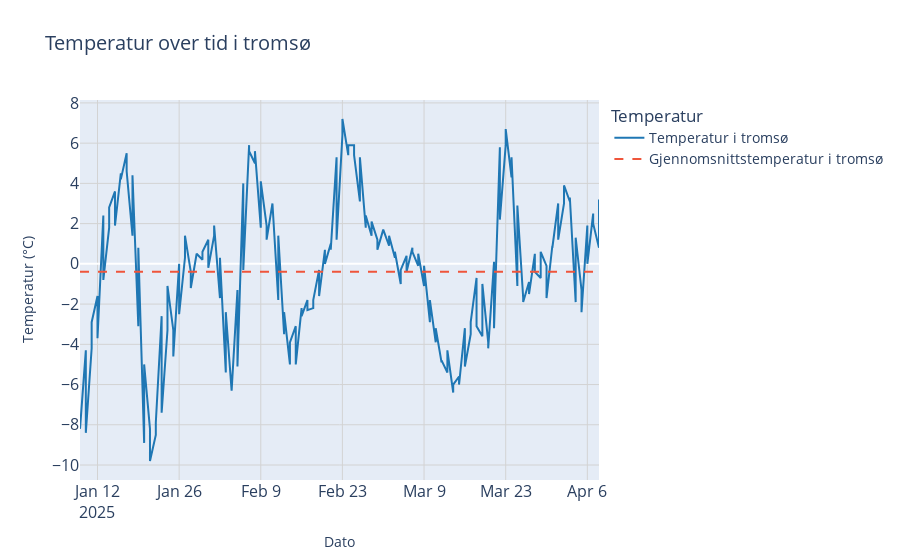
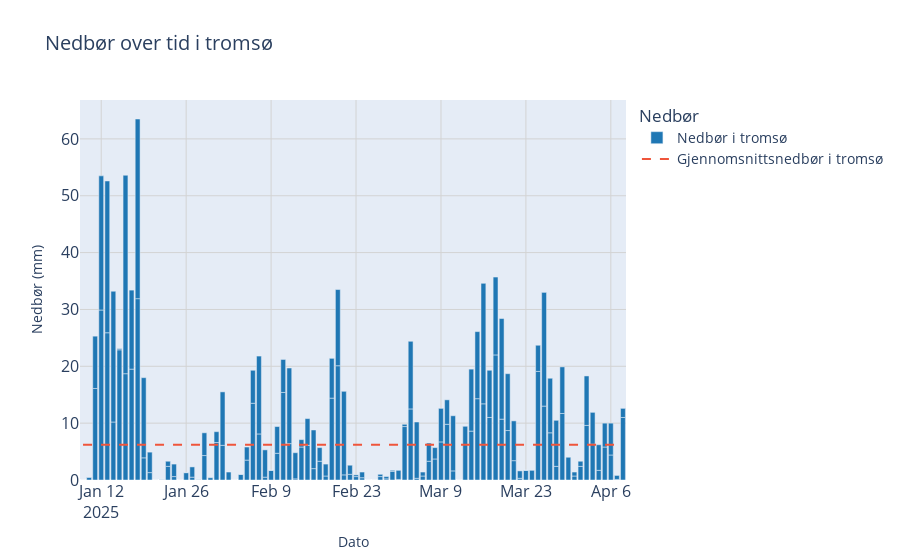
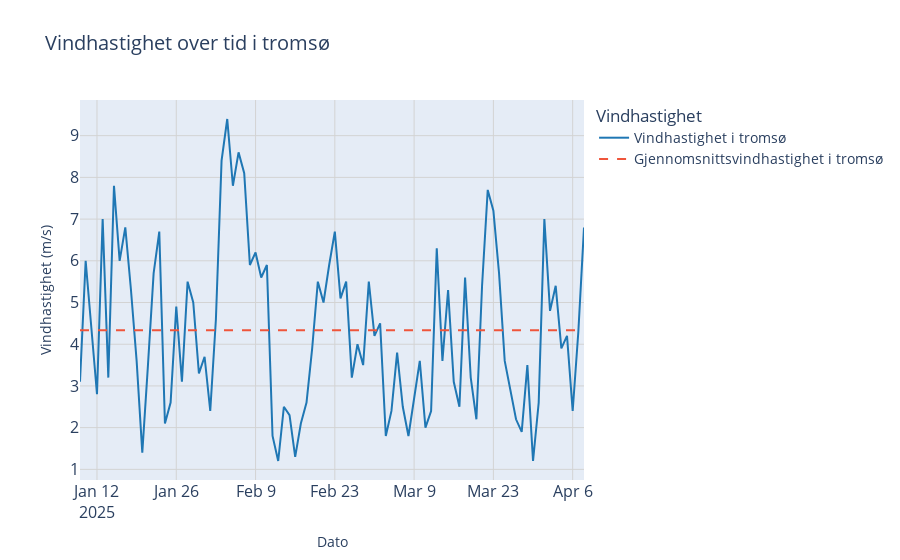
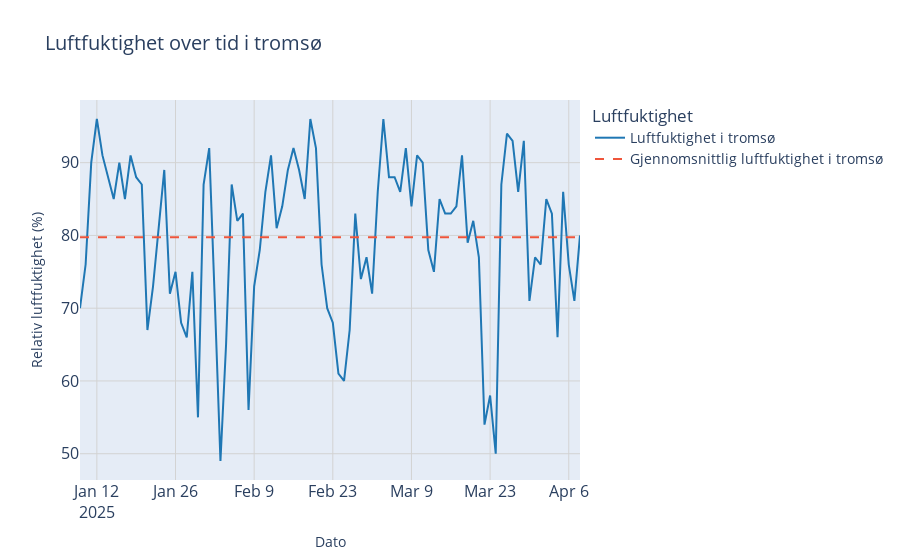

Notebook cell for these charts, in order:
### Code cell
import pandas as pd
import plotly.graph_objects as go
import sqlite3

# Bruker den eksisterende variabelen location_input som bynavn
city_name = location_input

# Konverterer referansetiden til datetime
df['referenceTime'] = pd.to_datetime(df['referenceTime'])

# Oppretter en SQLite-database i minnet
conn = sqlite3.connect(":memory:")

# Leser CSV-filen og lagrer den i SQLite-databasen
csv_filename = "../data/weather_data.csv"
df_csv = pd.read_csv(csv_filename)
df_csv.to_sql("weather_data", conn, index=False, if_exists="replace")

# SQL-spørring for å hente data
query = """
SELECT * 
FROM weather_data
WHERE elementId = 'mean(air_temperature P1D)'
"""
temperature_data = pd.read_sql_query(query, conn)

# Konverterer referansetiden til datetime
temperature_data['referenceTime'] = pd.to_datetime(temperature_data['referenceTime'])

# Gjør det samme for andre elementer (nedbør og vindhastighet)
query_precip = """
SELECT * 
FROM weather_data
WHERE elementId = 'sum(precipitation_amount P1D)'
"""
precipitation_data = pd.read_sql_query(query_precip, conn)

query_wind = """
SELECT * 
FROM weather_data
WHERE elementId = 'mean(wind_speed P1D)'
"""
wind_speed_data = pd.read_sql_query(query_wind, conn)

# Lukk tilkoblingen til databasen
conn.close()


# Leser data fra weather_data.csv
csv_filename = "../data/weather_data.csv"
df_csv = pd.read_csv(csv_filename)


# Filtrerer data for temperatur
temperature_data = df_csv[df_csv['elementId'] == 'mean(air_temperature P1D)']
temperature_data.loc[:, 'referenceTime'] = pd.to_datetime(temperature_data['referenceTime'])
# Beregninger for temperatur
median_temp = temperature_data['value'].median()
std_temp = temperature_data['value'].std()


# Temperaturfigur med bakgrunnsgrid
fig_temp = go.Figure()

# Temperaturdata uten punkter
fig_temp.add_trace(go.Scatter(
    x=temperature_data['referenceTime'],
    y=temperature_data['value'],
    mode='lines',  # Endret til kun linjer
    name=f'Temperatur i {city_name}',
    line=dict(color='#1f77b4')
))

# Gjennomsnittstemperatur
mean_temp = temperature_data['value'].mean()
fig_temp.add_trace(go.Scatter(
    x=temperature_data['referenceTime'],
    y=[mean_temp] * len(temperature_data['referenceTime']),
    mode='lines',
    line=dict(dash='dash', color='rgba(31, 119, 180)'),
    name=f'Gjennomsnittstemperatur i {city_name}'
))

# Tilpasser layout med bakgrunnsgrid
fig_temp.update_layout(
    title=dict(
        text=f'Temperatur over tid i {city_name}',
        font=dict(size=20)
    ),
    xaxis=dict(
        title='Dato',
        showgrid=True,
        gridcolor='lightgrey',
        tickfont=dict(size=16)
    ),
    yaxis=dict(
        title='Temperatur (°C)',
        showgrid=True,
        gridcolor='lightgrey',
        tickfont=dict(size=16)
    ),
    legend=dict(
        title='Temperatur',
        font=dict(size=14)
    ),
    hovermode='x unified'
)

# Viser temperaturfigur
fig_temp.show()

# Utskrift av resultatene for temperatur
print("Temperatur:")
print(f"Median: {median_temp:.2f}, Standardavvik: {std_temp:.2f}")



# Filtrerer data for nedbør
precipitation_data = df_csv[df_csv['elementId'] == 'sum(precipitation_amount P1D)']
precipitation_data.loc[:, 'referenceTime'] = pd.to_datetime(precipitation_data['referenceTime'])
# Beregninger for nedbør
median_precip = precipitation_data['value'].median()
std_precip = precipitation_data['value'].std()

# Nedbørsfigur
fig_precip = go.Figure()

# Nedbørsdata
fig_precip.add_trace(go.Bar(
    x=precipitation_data['referenceTime'],
    y=precipitation_data['value'],
    name=f'Nedbør i {city_name}',
    marker=dict(color='#1f77b4')))

# Gjennomsnittsnedbør som strek
mean_precip = precipitation_data['value'].mean()
fig_precip.add_trace(go.Scatter(
    x=precipitation_data['referenceTime'],
    y=[mean_precip] * len(precipitation_data['referenceTime']),
    mode='lines',
    line=dict(dash='dash', color='rgba(31, 119, 180)'),
    name=f'Gjennomsnittsnedbør i {city_name}'
))

# Nedbørsfigur
fig_precip.update_layout(
    title=dict(
        text=f'Nedbør over tid i {city_name}',
        font=dict(size=20)
    ),
    xaxis=dict(
        title='Dato',
        showgrid=True,
        gridcolor='lightgrey',
        tickfont=dict(size=16)
    ),
    yaxis=dict(
        title='Nedbør (mm)',
        showgrid=True,
        gridcolor='lightgrey',
        tickfont=dict(size=16)
    ),
    legend=dict(
        title='Nedbør',
        font=dict(size=14)
    ),
    hovermode='x unified'
)

# Viser nedbørsfigur
fig_precip.show()

# Utskrift av resultatene for nedbør
print("\nNedbør:")
print(f"Median: {median_precip:.2f}, Standardavvik: {std_precip:.2f}")


# Filtrerer data for vindhastighet
wind_speed_data = df_csv[df_csv['elementId'] == 'mean(wind_speed P1D)']
wind_speed_data.loc[:, 'referenceTime'] = pd.to_datetime(wind_speed_data['referenceTime'])
# Beregninger for vindhastighet
median_wind = wind_speed_data['value'].median()
std_wind = wind_speed_data['value'].std()


# Vindhastighetsfigur
fig_wind = go.Figure()

# Vindhastighetsdata
fig_wind.add_trace(go.Scatter(
    x=wind_speed_data['referenceTime'],
    y=wind_speed_data['value'],
    mode='lines',
    name=f'Vindhastighet i {city_name}',
    line=dict(color='#1f77b4')
))

# Gjennomsnittsvindhastighet
mean_wind = wind_speed_data['value'].mean()
fig_wind.add_trace(go.Scatter(
    x=wind_speed_data['referenceTime'],
    y=[mean_wind] * len(wind_speed_data['referenceTime']),
    mode='lines',
    line=dict(dash='dash', color='rgba(31, 119, 180)'),
    name=f'Gjennomsnittsvindhastighet i {city_name}'
))

# Vindhastighetsfigur
fig_wind.update_layout(
    title=dict(
        text=f'Vindhastighet over tid i {city_name}',
        font=dict(size=20)
    ),
    xaxis=dict(
        title='Dato',
        showgrid=True,
        gridcolor='lightgrey',
        tickfont=dict(size=16)
    ),
    yaxis=dict(
        title='Vindhastighet (m/s)',
        showgrid=True,
        gridcolor='lightgrey',
        tickfont=dict(size=16)
    ),
    legend=dict(
        title='Vindhastighet',
        font=dict(size=14)
    ),
    hovermode='x unified'
)

# Viser vindhastighetsfigur
fig_wind.show()

# Filtrerer data for vindhastighet
wind_speed_data = df_csv[df_csv['elementId'] == 'mean(wind_speed P1D)']
wind_speed_data.loc[:, 'referenceTime'] = pd.to_datetime(wind_speed_data['referenceTime'])
# Beregninger for vindhastighet
median_wind = wind_speed_data['value'].median()
std_wind = wind_speed_data['value'].std()

# Utskrift av resultatene for vindhastighet
print("\nVindhastighet:")
print(f"Median: {median_wind:.2f}, Standardavvik: {std_wind:.2f}")



# Filtrerer data for relativ luftfuktighet
humidity_data = df_csv[df_csv['elementId'] == 'mean(relative_humidity P1D)']
humidity_data.loc[:, 'referenceTime'] = pd.to_datetime(humidity_data['referenceTime'])

# Linjeplott for relativ luftfuktighet
fig_humidity = go.Figure()

fig_humidity.add_trace(go.Scatter(
    x=humidity_data['referenceTime'],
    y=humidity_data['value'],
    mode='lines',
    name=f'Luftfuktighet i {city_name}',
    line=dict(color='#1f77b4')
))

# Gjennomsnittlig luftfuktighet
mean_humidity = humidity_data['value'].mean()
fig_humidity.add_trace(go.Scatter(
    x=humidity_data['referenceTime'],
    y=[mean_humidity] * len(humidity_data['referenceTime']),
    mode='lines',
    line=dict(dash='dash', color='rgba(31, 119, 180)'),
    name=f'Gjennomsnittlig luftfuktighet i {city_name}'
))


# Luftfuktighetsfigur
fig_humidity.update_layout(
    title=dict(
        text=f'Luftfuktighet over tid i {city_name}',
        font=dict(size=20)
    ),
    xaxis=dict(
        title='Dato',
        showgrid=True,
        gridcolor='lightgrey',
        tickfont=dict(size=16)
    ),
    yaxis=dict(
        title='Relativ luftfuktighet (%)',
        showgrid=True,
        gridcolor='lightgrey',
        tickfont=dict(size=16)
    ),
    legend=dict(
        title='Luftfuktighet',
        font=dict(size=14)
    ),
    hovermode='x unified'
)

# Viser luftfuktighetsfigur
fig_humidity.show()

# Utskrift av resultatene for luftfuktighet
print("\nRelativ luftfuktighet:")
print(f"Median: {humidity_data['value'].median():.2f}, Standardavvik: {humidity_data['value'].std():.2f}")

### Figure 1 — Plotly figure (JSON) as saved in the notebook; plotly's stock layout.template omitted (floating-point values rounded to 4 significant figures; data arrays with more than 128 entries replaced by an {"elided": "..."} marker saying what was removed)
{"data": [{"line": {"color": "#1f77b4"}, "mode": "lines", "name": "Temperatur i tromsø", "type": "scatter", "x": {"elided": "180 str values"}, "y": {"elided": "180 float values"}}, {"line": {"color": "rgba(31, 119, 180)", "dash": "dash"}, "mode": "lines", "name": "Gjennomsnittstemperatur i tromsø", "type": "scatter", "x": {"elided": "180 str values"}, "y": {"elided": "180 float values"}}], "layout": {"hovermode": "x unified", "legend": {"font": {"size": 14}, "title": {"text": "Temperatur"}}, "title": {"font": {"size": 20}, "text": "Temperatur over tid i tromsø"}, "xaxis": {"gridcolor": "lightgrey", "showgrid": true, "tickfont": {"size": 16}, "title": {"text": "Dato"}}, "yaxis": {"gridcolor": "lightgrey", "showgrid": true, "tickfont": {"size": 16}, "title": {"text": "Temperatur (°C)"}}}}

### Figure 2 — Plotly figure (JSON) as saved in the notebook; plotly's stock layout.template omitted (floating-point values rounded to 4 significant figures; data arrays with more than 128 entries replaced by an {"elided": "..."} marker saying what was removed)
{"data": [{"marker": {"color": "#1f77b4"}, "name": "Nedbør i tromsø", "type": "bar", "x": {"elided": "180 str values"}, "y": {"elided": "180 float values"}}, {"line": {"color": "rgba(31, 119, 180)", "dash": "dash"}, "mode": "lines", "name": "Gjennomsnittsnedbør i tromsø", "type": "scatter", "x": {"elided": "180 str values"}, "y": {"elided": "180 float values"}}], "layout": {"hovermode": "x unified", "legend": {"font": {"size": 14}, "title": {"text": "Nedbør"}}, "title": {"font": {"size": 20}, "text": "Nedbør over tid i tromsø"}, "xaxis": {"gridcolor": "lightgrey", "showgrid": true, "tickfont": {"size": 16}, "title": {"text": "Dato"}}, "yaxis": {"gridcolor": "lightgrey", "showgrid": true, "tickfont": {"size": 16}, "title": {"text": "Nedbør (mm)"}}}}

### Figure 3 — Plotly figure (JSON) as saved in the notebook; plotly's stock layout.template omitted (floating-point values rounded to 4 significant figures)
{"data": [{"line": {"color": "#1f77b4"}, "mode": "lines", "name": "Vindhastighet i tromsø", "type": "scatter", "x": ["2025-01-09T00:00:00+00:00", "2025-01-10T00:00:00+00:00", "2025-01-11T00:00:00+00:00", "2025-01-12T00:00:00+00:00", "2025-01-13T00:00:00+00:00", "2025-01-14T00:00:00+00:00", "2025-01-15T00:00:00+00:00", "2025-01-16T00:00:00+00:00", "2025-01-17T00:00:00+00:00", "2025-01-18T00:00:00+00:00", "2025-01-19T00:00:00+00:00", "2025-01-20T00:00:00+00:00", "2025-01-21T00:00:00+00:00", "2025-01-22T00:00:00+00:00", "2025-01-23T00:00:00+00:00", "2025-01-24T00:00:00+00:00", "2025-01-25T00:00:00+00:00", "2025-01-26T00:00:00+00:00", "2025-01-27T00:00:00+00:00", "2025-01-28T00:00:00+00:00", "2025-01-29T00:00:00+00:00", "2025-01-30T00:00:00+00:00", "2025-01-31T00:00:00+00:00", "2025-02-01T00:00:00+00:00", "2025-02-02T00:00:00+00:00", "2025-02-03T00:00:00+00:00", "2025-02-04T00:00:00+00:00", "2025-02-05T00:00:00+00:00", "2025-02-06T00:00:00+00:00", "2025-02-07T00:00:00+00:00", "2025-02-08T00:00:00+00:00", "2025-02-09T00:00:00+00:00", "2025-02-10T00:00:00+00:00", "2025-02-11T00:00:00+00:00", "2025-02-12T00:00:00+00:00", "2025-02-13T00:00:00+00:00", "2025-02-14T00:00:00+00:00", "2025-02-15T00:00:00+00:00", "2025-02-16T00:00:00+00:00", "2025-02-17T00:00:00+00:00", "2025-02-18T00:00:00+00:00", "2025-02-19T00:00:00+00:00", "2025-02-20T00:00:00+00:00", "2025-02-21T00:00:00+00:00", "2025-02-22T00:00:00+00:00", "2025-02-23T00:00:00+00:00", "2025-02-24T00:00:00+00:00", "2025-02-25T00:00:00+00:00", "2025-02-26T00:00:00+00:00", "2025-02-27T00:00:00+00:00", "2025-02-28T00:00:00+00:00", "2025-03-01T00:00:00+00:00", "2025-03-02T00:00:00+00:00", "2025-03-03T00:00:00+00:00", "2025-03-04T00:00:00+00:00", "2025-03-05T00:00:00+00:00", "2025-03-06T00:00:00+00:00", "2025-03-07T00:00:00+00:00", "2025-03-08T00:00:00+00:00", "2025-03-09T00:00:00+00:00", "2025-03-10T00:00:00+00:00", "2025-03-11T00:00:00+00:00", "2025-03-12T00:00:00+00:00", "2025-03-13T00:00:00+00:00", "2025-03-14T00:00:00+00:00", "2025-03-15T00:00:00+00:00", "2025-03-16T00:00:00+00:00", "2025-03-17T00:00:00+00:00", "2025-03-18T00:00:00+00:00", "2025-03-19T00:00:00+00:00", "2025-03-20T00:00:00+00:00", "2025-03-21T00:00:00+00:00", "2025-03-22T00:00:00+00:00", "2025-03-23T00:00:00+00:00", "2025-03-24T00:00:00+00:00", "2025-03-25T00:00:00+00:00", "2025-03-26T00:00:00+00:00", "2025-03-27T00:00:00+00:00", "2025-03-28T00:00:00+00:00", "2025-03-29T00:00:00+00:00", "2025-03-30T00:00:00+00:00", "2025-03-31T00:00:00+00:00", "2025-04-01T00:00:00+00:00", "2025-04-02T00:00:00+00:00", "2025-04-03T00:00:00+00:00", "2025-04-04T00:00:00+00:00", "2025-04-05T00:00:00+00:00", "2025-04-06T00:00:00+00:00", "2025-04-07T00:00:00+00:00", "2025-04-08T00:00:00+00:00"], "y": [3.1, 6.0, 4.4, 2.8, 7.0, 3.2, 7.8, 6.0, 6.8, 5.3, 3.6, 1.4, 3.5, 5.7, 6.7, 2.1, 2.6, 4.9, 3.1, 5.5, 5.0, 3.3, 3.7, 2.4, 4.6, 8.4, 9.4, 7.8, 8.6, 8.1, 5.9, 6.2, 5.6, 5.9, 1.8, 1.2, 2.5, 2.3, 1.3, 2.1, 2.6, 3.9, 5.5, 5.0, 5.9, 6.7, 5.1, 5.5, 3.2, 4.0, 3.5, 5.5, 4.2, 4.5, 1.8, 2.4, 3.8, 2.5, 1.8, 2.7, 3.6, 2.0, 2.4, 6.3, 3.6, 5.3, 3.1, 2.5, 5.6, 3.2, 2.2, 5.4, 7.7, 7.2, 5.7, 3.6, 2.9, 2.2, 1.9, 3.5, 1.2, 2.6, 7.0, 4.8, 5.4, 3.9, 4.2, 2.4, 4.3, 6.8]}, {"line": {"color": "rgba(31, 119, 180)", "dash": "dash"}, "mode": "lines", "name": "Gjennomsnittsvindhastighet i tromsø", "type": "scatter", "x": ["2025-01-09T00:00:00+00:00", "2025-01-10T00:00:00+00:00", "2025-01-11T00:00:00+00:00", "2025-01-12T00:00:00+00:00", "2025-01-13T00:00:00+00:00", "2025-01-14T00:00:00+00:00", "2025-01-15T00:00:00+00:00", "2025-01-16T00:00:00+00:00", "2025-01-17T00:00:00+00:00", "2025-01-18T00:00:00+00:00", "2025-01-19T00:00:00+00:00", "2025-01-20T00:00:00+00:00", "2025-01-21T00:00:00+00:00", "2025-01-22T00:00:00+00:00", "2025-01-23T00:00:00+00:00", "2025-01-24T00:00:00+00:00", "2025-01-25T00:00:00+00:00", "2025-01-26T00:00:00+00:00", "2025-01-27T00:00:00+00:00", "2025-01-28T00:00:00+00:00", "2025-01-29T00:00:00+00:00", "2025-01-30T00:00:00+00:00", "2025-01-31T00:00:00+00:00", "2025-02-01T00:00:00+00:00", "2025-02-02T00:00:00+00:00", "2025-02-03T00:00:00+00:00", "2025-02-04T00:00:00+00:00", "2025-02-05T00:00:00+00:00", "2025-02-06T00:00:00+00:00", "2025-02-07T00:00:00+00:00", "2025-02-08T00:00:00+00:00", "2025-02-09T00:00:00+00:00", "2025-02-10T00:00:00+00:00", "2025-02-11T00:00:00+00:00", "2025-02-12T00:00:00+00:00", "2025-02-13T00:00:00+00:00", "2025-02-14T00:00:00+00:00", "2025-02-15T00:00:00+00:00", "2025-02-16T00:00:00+00:00", "2025-02-17T00:00:00+00:00", "2025-02-18T00:00:00+00:00", "2025-02-19T00:00:00+00:00", "2025-02-20T00:00:00+00:00", "2025-02-21T00:00:00+00:00", "2025-02-22T00:00:00+00:00", "2025-02-23T00:00:00+00:00", "2025-02-24T00:00:00+00:00", "2025-02-25T00:00:00+00:00", "2025-02-26T00:00:00+00:00", "2025-02-27T00:00:00+00:00", "2025-02-28T00:00:00+00:00", "2025-03-01T00:00:00+00:00", "2025-03-02T00:00:00+00:00", "2025-03-03T00:00:00+00:00", "2025-03-04T00:00:00+00:00", "2025-03-05T00:00:00+00:00", "2025-03-06T00:00:00+00:00", "2025-03-07T00:00:00+00:00", "2025-03-08T00:00:00+00:00", "2025-03-09T00:00:00+00:00", "2025-03-10T00:00:00+00:00", "2025-03-11T00:00:00+00:00", "2025-03-12T00:00:00+00:00", "2025-03-13T00:00:00+00:00", "2025-03-14T00:00:00+00:00", "2025-03-15T00:00:00+00:00", "2025-03-16T00:00:00+00:00", "2025-03-17T00:00:00+00:00", "2025-03-18T00:00:00+00:00", "2025-03-19T00:00:00+00:00", "2025-03-20T00:00:00+00:00", "2025-03-21T00:00:00+00:00", "2025-03-22T00:00:00+00:00", "2025-03-23T00:00:00+00:00", "2025-03-24T00:00:00+00:00", "2025-03-25T00:00:00+00:00", "2025-03-26T00:00:00+00:00", "2025-03-27T00:00:00+00:00", "2025-03-28T00:00:00+00:00", "2025-03-29T00:00:00+00:00", "2025-03-30T00:00:00+00:00", "2025-03-31T00:00:00+00:00", "2025-04-01T00:00:00+00:00", "2025-04-02T00:00:00+00:00", "2025-04-03T00:00:00+00:00", "2025-04-04T00:00:00+00:00", "2025-04-05T00:00:00+00:00", "2025-04-06T00:00:00+00:00", "2025-04-07T00:00:00+00:00", "2025-04-08T00:00:00+00:00"], "y": [4.336, 4.336, 4.336, 4.336, 4.336, 4.336, 4.336, 4.336, 4.336, 4.336, 4.336, 4.336, 4.336, 4.336, 4.336, 4.336, 4.336, 4.336, 4.336, 4.336, 4.336, 4.336, 4.336, 4.336, 4.336, 4.336, 4.336, 4.336, 4.336, 4.336, 4.336, 4.336, 4.336, 4.336, 4.336, 4.336, 4.336, 4.336, 4.336, 4.336, 4.336, 4.336, 4.336, 4.336, 4.336, 4.336, 4.336, 4.336, 4.336, 4.336, 4.336, 4.336, 4.336, 4.336, 4.336, 4.336, 4.336, 4.336, 4.336, 4.336, 4.336, 4.336, 4.336, 4.336, 4.336, 4.336, 4.336, 4.336, 4.336, 4.336, 4.336, 4.336, 4.336, 4.336, 4.336, 4.336, 4.336, 4.336, 4.336, 4.336, 4.336, 4.336, 4.336, 4.336, 4.336, 4.336, 4.336, 4.336, 4.336, 4.336]}], "layout": {"hovermode": "x unified", "legend": {"font": {"size": 14}, "title": {"text": "Vindhastighet"}}, "title": {"font": {"size": 20}, "text": "Vindhastighet over tid i tromsø"}, "xaxis": {"gridcolor": "lightgrey", "showgrid": true, "tickfont": {"size": 16}, "title": {"text": "Dato"}}, "yaxis": {"gridcolor": "lightgrey", "showgrid": true, "tickfont": {"size": 16}, "title": {"text": "Vindhastighet (m/s)"}}}}

### Figure 4 — Plotly figure (JSON) as saved in the notebook; plotly's stock layout.template omitted (floating-point values rounded to 4 significant figures)
{"data": [{"line": {"color": "#1f77b4"}, "mode": "lines", "name": "Luftfuktighet i tromsø", "type": "scatter", "x": ["2025-01-09T00:00:00+00:00", "2025-01-10T00:00:00+00:00", "2025-01-11T00:00:00+00:00", "2025-01-12T00:00:00+00:00", "2025-01-13T00:00:00+00:00", "2025-01-14T00:00:00+00:00", "2025-01-15T00:00:00+00:00", "2025-01-16T00:00:00+00:00", "2025-01-17T00:00:00+00:00", "2025-01-18T00:00:00+00:00", "2025-01-19T00:00:00+00:00", "2025-01-20T00:00:00+00:00", "2025-01-21T00:00:00+00:00", "2025-01-22T00:00:00+00:00", "2025-01-23T00:00:00+00:00", "2025-01-24T00:00:00+00:00", "2025-01-25T00:00:00+00:00", "2025-01-26T00:00:00+00:00", "2025-01-27T00:00:00+00:00", "2025-01-28T00:00:00+00:00", "2025-01-29T00:00:00+00:00", "2025-01-30T00:00:00+00:00", "2025-01-31T00:00:00+00:00", "2025-02-01T00:00:00+00:00", "2025-02-02T00:00:00+00:00", "2025-02-03T00:00:00+00:00", "2025-02-04T00:00:00+00:00", "2025-02-05T00:00:00+00:00", "2025-02-06T00:00:00+00:00", "2025-02-07T00:00:00+00:00", "2025-02-08T00:00:00+00:00", "2025-02-09T00:00:00+00:00", "2025-02-10T00:00:00+00:00", "2025-02-11T00:00:00+00:00", "2025-02-12T00:00:00+00:00", "2025-02-13T00:00:00+00:00", "2025-02-14T00:00:00+00:00", "2025-02-15T00:00:00+00:00", "2025-02-16T00:00:00+00:00", "2025-02-17T00:00:00+00:00", "2025-02-18T00:00:00+00:00", "2025-02-19T00:00:00+00:00", "2025-02-20T00:00:00+00:00", "2025-02-21T00:00:00+00:00", "2025-02-22T00:00:00+00:00", "2025-02-23T00:00:00+00:00", "2025-02-24T00:00:00+00:00", "2025-02-25T00:00:00+00:00", "2025-02-26T00:00:00+00:00", "2025-02-27T00:00:00+00:00", "2025-02-28T00:00:00+00:00", "2025-03-01T00:00:00+00:00", "2025-03-02T00:00:00+00:00", "2025-03-03T00:00:00+00:00", "2025-03-04T00:00:00+00:00", "2025-03-05T00:00:00+00:00", "2025-03-06T00:00:00+00:00", "2025-03-07T00:00:00+00:00", "2025-03-08T00:00:00+00:00", "2025-03-09T00:00:00+00:00", "2025-03-10T00:00:00+00:00", "2025-03-11T00:00:00+00:00", "2025-03-12T00:00:00+00:00", "2025-03-13T00:00:00+00:00", "2025-03-14T00:00:00+00:00", "2025-03-15T00:00:00+00:00", "2025-03-16T00:00:00+00:00", "2025-03-17T00:00:00+00:00", "2025-03-18T00:00:00+00:00", "2025-03-19T00:00:00+00:00", "2025-03-20T00:00:00+00:00", "2025-03-21T00:00:00+00:00", "2025-03-22T00:00:00+00:00", "2025-03-23T00:00:00+00:00", "2025-03-24T00:00:00+00:00", "2025-03-25T00:00:00+00:00", "2025-03-26T00:00:00+00:00", "2025-03-27T00:00:00+00:00", "2025-03-28T00:00:00+00:00", "2025-03-29T00:00:00+00:00", "2025-03-30T00:00:00+00:00", "2025-03-31T00:00:00+00:00", "2025-04-01T00:00:00+00:00", "2025-04-02T00:00:00+00:00", "2025-04-03T00:00:00+00:00", "2025-04-04T00:00:00+00:00", "2025-04-05T00:00:00+00:00", "2025-04-06T00:00:00+00:00", "2025-04-07T00:00:00+00:00", "2025-04-08T00:00:00+00:00"], "y": [70.0, 76.0, 90.0, 96.0, 91.0, 88.0, 85.0, 90.0, 85.0, 91.0, 88.0, 87.0, 67.0, 73.0, 81.0, 89.0, 72.0, 75.0, 68.0, 66.0, 75.0, 55.0, 87.0, 92.0, 71.0, 49.0, 65.0, 87.0, 82.0, 83.0, 56.0, 73.0, 78.0, 86.0, 91.0, 81.0, 84.0, 89.0, 92.0, 89.0, 85.0, 96.0, 92.0, 76.0, 70.0, 68.0, 61.0, 60.0, 67.0, 83.0, 74.0, 77.0, 72.0, 86.0, 96.0, 88.0, 88.0, 86.0, 92.0, 84.0, 91.0, 90.0, 78.0, 75.0, 85.0, 83.0, 83.0, 84.0, 91.0, 79.0, 82.0, 77.0, 54.0, 58.0, 50.0, 87.0, 94.0, 93.0, 86.0, 93.0, 71.0, 77.0, 76.0, 85.0, 83.0, 66.0, 86.0, 76.0, 71.0, 80.0]}, {"line": {"color": "rgba(31, 119, 180)", "dash": "dash"}, "mode": "lines", "name": "Gjennomsnittlig luftfuktighet i tromsø", "type": "scatter", "x": ["2025-01-09T00:00:00+00:00", "2025-01-10T00:00:00+00:00", "2025-01-11T00:00:00+00:00", "2025-01-12T00:00:00+00:00", "2025-01-13T00:00:00+00:00", "2025-01-14T00:00:00+00:00", "2025-01-15T00:00:00+00:00", "2025-01-16T00:00:00+00:00", "2025-01-17T00:00:00+00:00", "2025-01-18T00:00:00+00:00", "2025-01-19T00:00:00+00:00", "2025-01-20T00:00:00+00:00", "2025-01-21T00:00:00+00:00", "2025-01-22T00:00:00+00:00", "2025-01-23T00:00:00+00:00", "2025-01-24T00:00:00+00:00", "2025-01-25T00:00:00+00:00", "2025-01-26T00:00:00+00:00", "2025-01-27T00:00:00+00:00", "2025-01-28T00:00:00+00:00", "2025-01-29T00:00:00+00:00", "2025-01-30T00:00:00+00:00", "2025-01-31T00:00:00+00:00", "2025-02-01T00:00:00+00:00", "2025-02-02T00:00:00+00:00", "2025-02-03T00:00:00+00:00", "2025-02-04T00:00:00+00:00", "2025-02-05T00:00:00+00:00", "2025-02-06T00:00:00+00:00", "2025-02-07T00:00:00+00:00", "2025-02-08T00:00:00+00:00", "2025-02-09T00:00:00+00:00", "2025-02-10T00:00:00+00:00", "2025-02-11T00:00:00+00:00", "2025-02-12T00:00:00+00:00", "2025-02-13T00:00:00+00:00", "2025-02-14T00:00:00+00:00", "2025-02-15T00:00:00+00:00", "2025-02-16T00:00:00+00:00", "2025-02-17T00:00:00+00:00", "2025-02-18T00:00:00+00:00", "2025-02-19T00:00:00+00:00", "2025-02-20T00:00:00+00:00", "2025-02-21T00:00:00+00:00", "2025-02-22T00:00:00+00:00", "2025-02-23T00:00:00+00:00", "2025-02-24T00:00:00+00:00", "2025-02-25T00:00:00+00:00", "2025-02-26T00:00:00+00:00", "2025-02-27T00:00:00+00:00", "2025-02-28T00:00:00+00:00", "2025-03-01T00:00:00+00:00", "2025-03-02T00:00:00+00:00", "2025-03-03T00:00:00+00:00", "2025-03-04T00:00:00+00:00", "2025-03-05T00:00:00+00:00", "2025-03-06T00:00:00+00:00", "2025-03-07T00:00:00+00:00", "2025-03-08T00:00:00+00:00", "2025-03-09T00:00:00+00:00", "2025-03-10T00:00:00+00:00", "2025-03-11T00:00:00+00:00", "2025-03-12T00:00:00+00:00", "2025-03-13T00:00:00+00:00", "2025-03-14T00:00:00+00:00", "2025-03-15T00:00:00+00:00", "2025-03-16T00:00:00+00:00", "2025-03-17T00:00:00+00:00", "2025-03-18T00:00:00+00:00", "2025-03-19T00:00:00+00:00", "2025-03-20T00:00:00+00:00", "2025-03-21T00:00:00+00:00", "2025-03-22T00:00:00+00:00", "2025-03-23T00:00:00+00:00", "2025-03-24T00:00:00+00:00", "2025-03-25T00:00:00+00:00", "2025-03-26T00:00:00+00:00", "2025-03-27T00:00:00+00:00", "2025-03-28T00:00:00+00:00", "2025-03-29T00:00:00+00:00", "2025-03-30T00:00:00+00:00", "2025-03-31T00:00:00+00:00", "2025-04-01T00:00:00+00:00", "2025-04-02T00:00:00+00:00", "2025-04-03T00:00:00+00:00", "2025-04-04T00:00:00+00:00", "2025-04-05T00:00:00+00:00", "2025-04-06T00:00:00+00:00", "2025-04-07T00:00:00+00:00", "2025-04-08T00:00:00+00:00"], "y": [79.76, 79.76, 79.76, 79.76, 79.76, 79.76, 79.76, 79.76, 79.76, 79.76, 79.76, 79.76, 79.76, 79.76, 79.76, 79.76, 79.76, 79.76, 79.76, 79.76, 79.76, 79.76, 79.76, 79.76, 79.76, 79.76, 79.76, 79.76, 79.76, 79.76, 79.76, 79.76, 79.76, 79.76, 79.76, 79.76, 79.76, 79.76, 79.76, 79.76, 79.76, 79.76, 79.76, 79.76, 79.76, 79.76, 79.76, 79.76, 79.76, 79.76, 79.76, 79.76, 79.76, 79.76, 79.76, 79.76, 79.76, 79.76, 79.76, 79.76, 79.76, 79.76, 79.76, 79.76, 79.76, 79.76, 79.76, 79.76, 79.76, 79.76, 79.76, 79.76, 79.76, 79.76, 79.76, 79.76, 79.76, 79.76, 79.76, 79.76, 79.76, 79.76, 79.76, 79.76, 79.76, 79.76, 79.76, 79.76, 79.76, 79.76]}], "layout": {"hovermode": "x unified", "legend": {"font": {"size": 14}, "title": {"text": "Luftfuktighet"}}, "title": {"font": {"size": 20}, "text": "Luftfuktighet over tid i tromsø"}, "xaxis": {"gridcolor": "lightgrey", "showgrid": true, "tickfont": {"size": 16}, "title": {"text": "Dato"}}, "yaxis": {"gridcolor": "lightgrey", "showgrid": true, "tickfont": {"size": 16}, "title": {"text": "Relativ luftfuktighet (%)"}}}}
